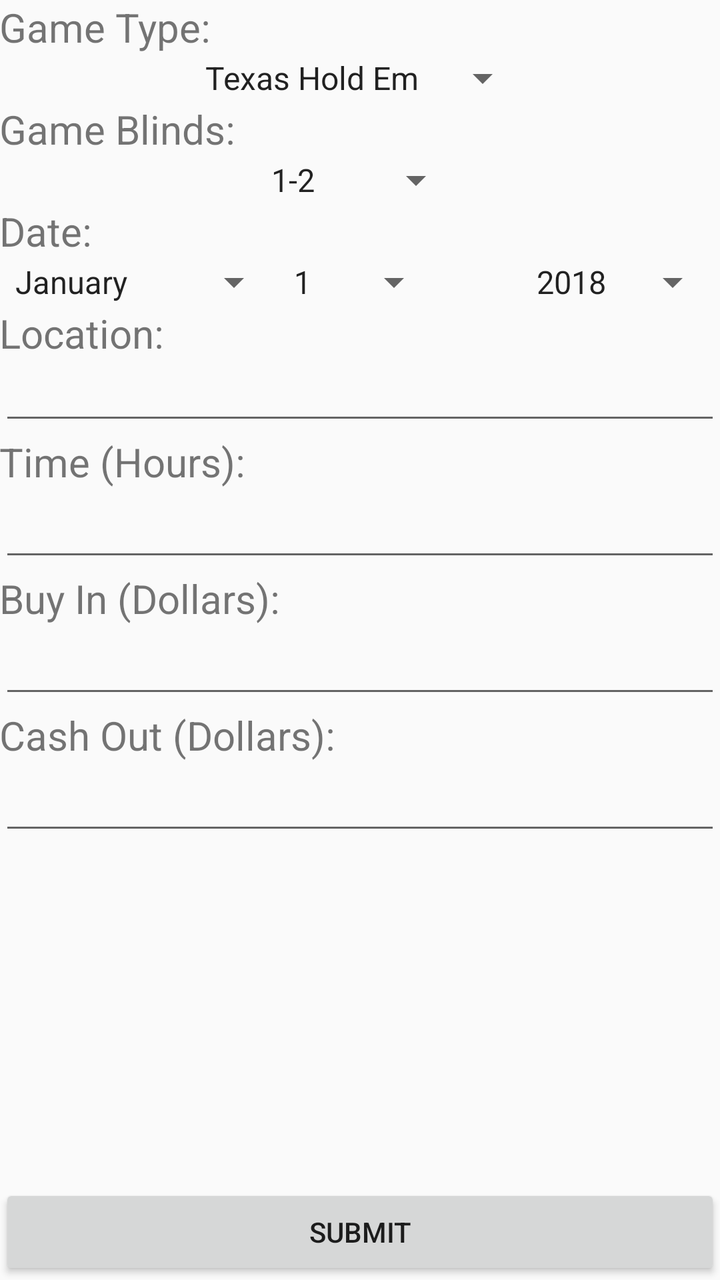
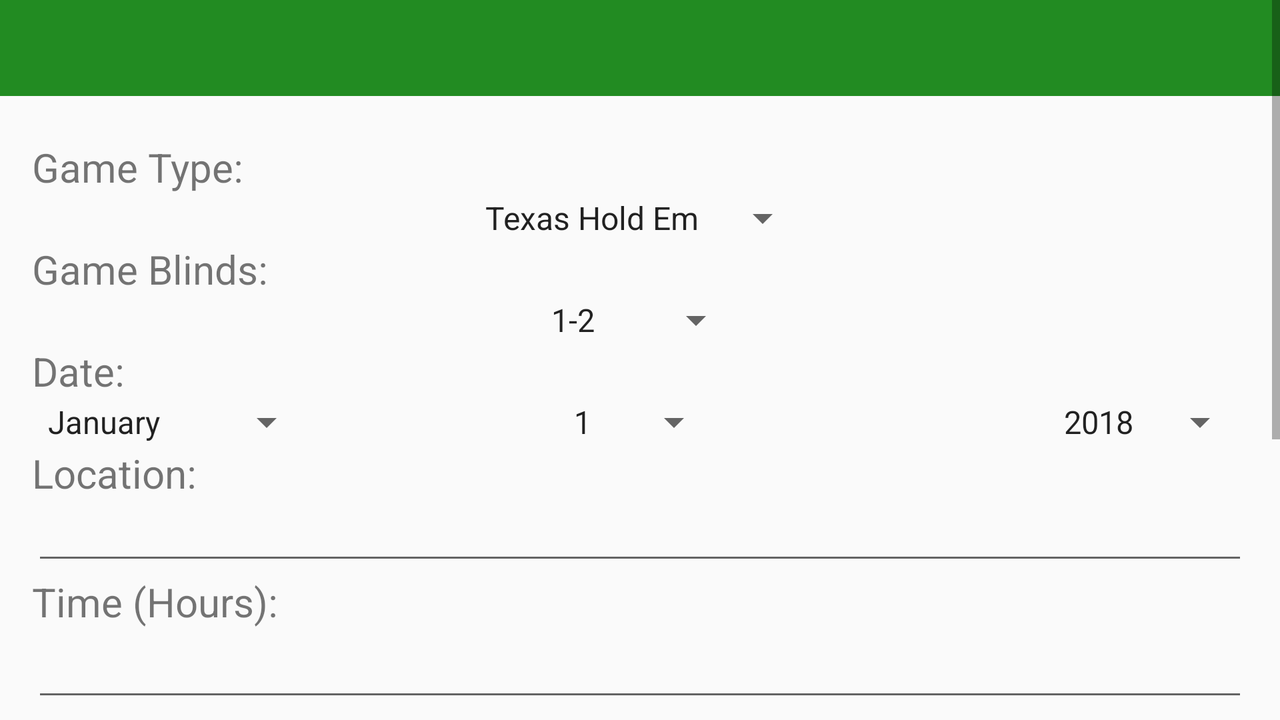

One screen, two layout resources from the same app: the default and the author's alternative for another configuration. Each is rendered where Android would select it; the XML of both is given below.
<!-- AndroidManifest.xml: application theme AppTheme -->
<!-- res/layout/activity_game_form.xml -->
<?xml version="1.0" encoding="utf-8"?>
<RelativeLayout xmlns:android="http://schemas.android.com/apk/res/android"
    xmlns:tools="http://schemas.android.com/tools"
    android:layout_width="match_parent"
    android:layout_height="match_parent"
    android:paddingBottom="@dimen/activity_vertical_margin"
    android:paddingLeft="@dimen/activity_horizontal_margin"
    android:paddingRight="@dimen/activity_horizontal_margin"
    android:paddingTop="@dimen/activity_vertical_margin"
    tools:context=".GameFormActivity">

    // Display "Game Type:"
    <TextView
        android:layout_width="wrap_content"
        android:layout_height="wrap_content"
        android:text="Game Type:"
        android:id="@+id/textGameType"
        android:layout_alignParentTop="true"
    android:layout_alignParentStart="true"
    android:textSize="20dp" />

    // Display GameType Spinner Under textGameType With Entries Listed in game_types in strings.xml

    <Spinner
        android:id="@+id/spinnerGameType"
        android:layout_width="wrap_content"
        android:layout_height="wrap_content"
        android:layout_below="@+id/textGameType"
        android:layout_centerHorizontal="true"
        android:entries="@array/game_types"
        android:spinnerMode="dialog" />

    // Display "Game Blinds:" Under spinnerGameType
    <TextView
        android:layout_width="wrap_content"
        android:layout_height="wrap_content"
        android:text="Game Blinds:"
        android:id="@+id/textGameBlinds"
        android:layout_below="@+id/spinnerGameType"
        android:layout_alignParentStart="true"
        android:layout_alignParentEnd="true"
        android:textSize="20dp" />

    // Display GameBlinds Spinner Under textGameBlinds With Entries Listed in game_blinds in strings.xml
    <Spinner
        android:layout_width="wrap_content"
        android:layout_height="wrap_content"
        android:id="@+id/spinnerGameBlinds"
        android:layout_below="@+id/textGameBlinds"
        android:layout_centerHorizontal="true"
        android:entries="@array/game_blinds"
        android:spinnerMode="dropdown" />

    // Display "Date:" Under spinnerGameBlinds
    <TextView
        android:layout_width="wrap_content"
        android:layout_height="wrap_content"
        android:text="Date:"
        android:id="@+id/textDate"
        android:layout_below="@+id/spinnerGameBlinds"
        android:layout_alignParentStart="true"
        android:textSize="20dp" />

    // Display Month Spinner Under textDate With Entries Listed in months in strings.xml
    <Spinner
        android:layout_width="wrap_content"
        android:layout_height="wrap_content"
        android:id="@+id/spinnerGameMonth"
        android:layout_below="@+id/textDate"
        android:layout_centerHorizontal="true"
        android:entries="@array/months"
        android:spinnerMode="dropdown"
        android:layout_alignParentLeft="true" />

    // Display Day Spinner Under textDate With Entries Listed in days in strings.xml
    <Spinner
        android:layout_width="wrap_content"
        android:layout_height="wrap_content"
        android:id="@+id/spinnerGameDay"
        android:layout_below="@+id/textDate"
        android:layout_centerHorizontal="true"
        android:entries="@array/days"
        android:spinnerMode="dropdown" />

    // Display Year Spinner Under textDate With Entries Listed in years in strings.xml
    <Spinner
        android:layout_width="wrap_content"
        android:layout_height="wrap_content"
        android:id="@+id/spinnerGameYear"
        android:layout_below="@+id/textDate"
        android:layout_centerHorizontal="true"
        android:entries="@array/years"
        android:spinnerMode="dropdown"
        android:layout_alignParentRight="true" />

    // Display "Location:" Under spinnerGameMonth
    <TextView
        android:layout_width="wrap_content"
        android:layout_height="wrap_content"
        android:text="Location:"
        android:id="@+id/textLocation"
        android:textSize="20dp"
        android:layout_below="@+id/spinnerGameMonth"
        android:layout_alignParentStart="true" />

    // Display Form for Location Under textLocation

    <EditText
        android:id="@+id/editLocation"
        android:layout_width="wrap_content"
        android:layout_height="wrap_content"
        android:layout_alignParentEnd="true"
        android:layout_alignParentStart="true"
        android:layout_below="@+id/textLocation"
        android:inputType="text"
        android:textSize="15dp" />

    // Display "Time (Hours):" Under editLocation
    <TextView
        android:layout_width="wrap_content"
        android:layout_height="wrap_content"
        android:text="Time (Hours):"
        android:id="@+id/textTime"
        android:layout_below="@+id/editLocation"
        android:layout_alignParentStart="true"
        android:textSize="20dp" />

    // Display Form for Duration: Under textTime

    <EditText
        android:id="@+id/editTime"
        android:layout_width="wrap_content"
        android:layout_height="wrap_content"
        android:layout_alignParentEnd="true"
        android:layout_alignParentStart="true"
        android:layout_below="@+id/textTime"
        android:ems="10"
        android:inputType="number|numberDecimal" />

    // Display "Buy In (Dollars):" Under editTime
    <TextView
        android:layout_width="wrap_content"
        android:layout_height="wrap_content"
        android:text="Buy In (Dollars):"
        android:id="@+id/textBuyIn"
        android:layout_below="@+id/editTime"
        android:layout_alignParentStart="true"
        android:textSize="20dp" />

    // Display Form for Buy In Under textBuyIn

    <EditText
        android:id="@+id/editBuyIn"
        android:layout_width="wrap_content"
        android:layout_height="wrap_content"
        android:layout_alignEnd="@+id/editTime"
        android:layout_alignParentStart="true"
        android:layout_below="@+id/textBuyIn"
        android:ems="10"
        android:inputType="number|numberDecimal" />

    // Display "Cash Out (Dollars):" Under editBuyIn
    <TextView
        android:layout_width="wrap_content"
        android:layout_height="wrap_content"
        android:text="Cash Out (Dollars):"
        android:id="@+id/textGameCashOut"
        android:layout_below="@+id/editBuyIn"
        android:layout_alignParentStart="true"
        android:textSize="20dp" />

    // Display Form for Cash Out Under textGameCashOut

    <EditText
        android:id="@+id/editCashOut"
        android:layout_width="wrap_content"
        android:layout_height="wrap_content"
        android:layout_alignEnd="@+id/editBuyIn"
        android:layout_alignParentStart="true"
        android:layout_below="@+id/textGameCashOut"
        android:ems="10"
        android:inputType="number|numberDecimal" />

    // Submit Button

    <Button
        android:id="@+id/buttonSubmitGame"
        android:layout_width="wrap_content"
        android:layout_height="wrap_content"
        android:layout_alignEnd="@+id/spinnerGameYear"
        android:layout_alignParentBottom="true"
        android:layout_alignParentStart="true"
        android:onClick="onClickGameButton"
        android:text="Submit" />
</RelativeLayout>
<!-- resources referenced by this layout -->
<resources>
  <string-array name="days">
          <item>1</item>
          <item>2</item>
          <item>3</item>
          <item>4</item>
          <item>5</item>
          <item>6</item>
          <item>7</item>
          <item>8</item>
          <item>9</item>
          <item>10</item>
          <item>11</item>
          <item>12</item>
          <item>13</item>
          <item>14</item>
          <item>15</item>
          <item>16</item>
          <item>17</item>
          <item>18</item>
          <item>19</item>
          <item>20</item>
          <item>21</item>
          <item>22</item>
          <item>23</item>
          <item>24</item>
          <item>25</item>
          <item>26</item>
          <item>27</item>
          <item>28</item>
          <item>29</item>
          <item>30</item>
          <item>31</item>
      </string-array>
  
      // Years Menu
  <string-array name="game_blinds">
          <item>1-2</item>
          <item>1-1-2</item>
          <item>1-1-3</item>
          <item>2-5</item>
          <item>3-5</item>
          <item>5-10</item>
          <item>10-20</item>
      </string-array>
  
      // Deposit or Withdraw Menu
  <string-array name="game_types">
          <item>Texas Hold Em</item>
          <item>Omaha</item>
          <item>7-Card Stud</item>
          <item>5-Card Draw</item>
          <item>Chicago</item>
      </string-array>
  
      // Game Blinds Menu
  <string-array name="months">
          <item>January</item>
          <item>February</item>
          <item>March</item>
          <item>April</item>
          <item>May</item>
          <item>June</item>
          <item>July</item>
          <item>August</item>
          <item>September</item>
          <item>October</item>
          <item>November</item>
          <item>December</item>
      </string-array>
  
      // Days Menu
  <string-array name="years">
          <item>2018</item>
          <item>2019</item>
          <item>2020</item>
          <item>2021</item>
          <item>2022</item>
          <item>2023</item>
          <item>2024</item>
          <item>2025</item>
          <item>2026</item>
          <item>2027</item>
          <item>2028</item>
          <item>2029</item>
          <item>2030</item>
      </string-array>
  <style name="AppTheme" parent="Theme.AppCompat.Light.DarkActionBar">
          // Customize Theme
          <item name="colorPrimary">@color/colorPrimary</item> // Title and Tabs
          <item name="colorPrimaryDark">@color/colorPrimaryDark</item> // Top Border
          <item name="colorAccent">@color/colorAccent</item> // Underline Precursor
          <item name="windowActionBar">false</item>
          <item name="windowNoTitle">true</item>
      </style>
  <color name="colorPrimary">#228B22</color> // Green
  <color name="colorPrimaryDark">#008000</color> // Forest Green
  <color name="colorAccent">#000000</color> // Black
  
      // Single Colors
</resources>
<!-- res/layout-land/activity_game_form.xml (the author's variant of the layout above) -->
<!-- drawn on the phone turned sideways -->
<?xml version="1.0" encoding="utf-8"?>
<ScrollView xmlns:android="http://schemas.android.com/apk/res/android"
    android:layout_width="fill_parent"
    android:layout_height="fill_parent" >

    <RelativeLayout
        xmlns:tools="http://schemas.android.com/tools"
        android:layout_width="match_parent"
        android:layout_height="match_parent"
        xmlns:app="http://schemas.android.com/apk/res-auto"
        android:paddingBottom="@dimen/activity_vertical_margin"
        tools:context=".GameFormActivity">

        // Toolbar Detailing
        <android.support.design.widget.AppBarLayout
            android:theme="@style/ThemeOverlay.AppCompat.Dark.ActionBar"
            android:layout_width="match_parent"
            android:layout_height="wrap_content">

            // Set Up Toolbar
            <android.support.v7.widget.Toolbar
                android:id="@+id/toolbar"
                app:popupTheme="@style/ThemeOverlay.AppCompat.Light"
                app:layout_scrollFlags="scroll|enterAlways"
                android:background="?attr/colorPrimary"
                android:layout_width="match_parent"
                android:layout_height="?attr/actionBarSize"/>
        </android.support.design.widget.AppBarLayout>

        // Display "Game Type:"
        <TextView
            android:id="@+id/textGameType"
            android:text="Game Type:"
            android:textSize="20dp"
            android:layout_alignParentStart="true"
            android:layout_alignParentTop="true"
            android:layout_width="wrap_content"
            android:layout_height="wrap_content"
            android:layout_marginTop="70dp"
            android:layout_marginEnd="16dp"
            android:layout_marginStart="16dp"/>

        // Display GameType Spinner Under textGameType With Entries Listed in game_types in strings.xml
        <Spinner
            android:id="@+id/spinnerGameType"
            android:entries="@array/game_types"
            android:spinnerMode="dropdown"
            android:layout_below="@+id/textGameType"
            android:layout_centerHorizontal="true"
            android:layout_width="wrap_content"
            android:layout_height="wrap_content"
            android:layout_marginEnd="16dp"
            android:layout_marginStart="16dp"/>

        // Display "Game Blinds:" Under spinnerGameType
        <TextView
            android:id="@+id/textGameBlinds"
            android:text="Game Blinds:"
            android:textSize="20dp"
            android:layout_below="@+id/spinnerGameType"
            android:layout_alignParentStart="true"
            android:layout_alignParentEnd="true"
            android:layout_width="wrap_content"
            android:layout_height="wrap_content"
            android:layout_marginEnd="16dp"
            android:layout_marginStart="16dp"/>

        // Display GameBlinds Spinner Under textGameBlinds With Entries Listed in game_blinds in strings.xml
        <Spinner
            android:id="@+id/spinnerGameBlinds"
            android:entries="@array/game_blinds"
            android:spinnerMode="dropdown"
            android:layout_below="@+id/textGameBlinds"
            android:layout_centerHorizontal="true"
            android:layout_width="wrap_content"
            android:layout_height="wrap_content"
            android:layout_marginEnd="16dp"
            android:layout_marginStart="16dp"/>

        // Display "Date:" Under spinnerGameBlinds
        <TextView
            android:layout_width="wrap_content"
            android:layout_height="wrap_content"
            android:text="Date:"
            android:id="@+id/textDate"
            android:layout_below="@+id/spinnerGameBlinds"
            android:layout_alignParentStart="true"
            android:textSize="20dp"
            android:layout_marginEnd="16dp"
            android:layout_marginStart="16dp"/>

        // Display Month Spinner Under textDate With Entries Listed in months in strings.xml
        <Spinner
            android:id="@+id/spinnerGameMonth"
            android:entries="@array/months"
            android:spinnerMode="dropdown"
            android:layout_below="@+id/textDate"
            android:layout_alignParentLeft="true"
            android:layout_centerHorizontal="true"
            android:layout_width="wrap_content"
            android:layout_height="wrap_content"
            android:layout_marginEnd="16dp"
            android:layout_marginStart="16dp"/>

        // Display Day Spinner Under textDate With Entries Listed in days in strings.xml
        <Spinner
            android:id="@+id/spinnerGameDay"
            android:entries="@array/days"
            android:spinnerMode="dropdown"
            android:layout_below="@+id/textDate"
            android:layout_centerHorizontal="true"
            android:layout_width="wrap_content"
            android:layout_height="wrap_content"
            android:layout_marginEnd="16dp"
            android:layout_marginStart="16dp"/>

        // Display Year Spinner Under textDate With Entries Listed in years in strings.xml
        <Spinner
            android:id="@+id/spinnerGameYear"
            android:entries="@array/years"
            android:spinnerMode="dropdown"
            android:layout_below="@+id/textDate"
            android:layout_alignParentRight="true"
            android:layout_centerHorizontal="true"
            android:layout_width="wrap_content"
            android:layout_height="wrap_content"
            android:layout_marginEnd="16dp"
            android:layout_marginStart="16dp"/>

        // Display "Location:" Under spinnerGameMonth
        <TextView
            android:id="@+id/textLocation"
            android:text="Location:"
            android:textSize="20dp"
            android:layout_below="@+id/spinnerGameMonth"
            android:layout_alignParentStart="true"
            android:layout_width="wrap_content"
            android:layout_height="wrap_content"
            android:layout_marginEnd="16dp"
            android:layout_marginStart="16dp"/>

        // Display Form for Location Under textLocation

        <EditText
            android:id="@+id/editLocation"
            android:inputType="text"
            android:textSize="15dp"
            android:layout_below="@+id/textLocation"
            android:layout_alignParentStart="true"
            android:layout_alignParentEnd="true"
            android:layout_width="wrap_content"
            android:layout_height="wrap_content"
            android:layout_marginEnd="16dp"
            android:layout_marginStart="16dp"/>

        // Display "Time (Hours):" Under editLocation
        <TextView
            android:id="@+id/textTime"
            android:text="Time (Hours):"
            android:textSize="20dp"
            android:layout_below="@+id/editLocation"
            android:layout_alignParentStart="true"
            android:layout_width="wrap_content"
            android:layout_height="wrap_content"
            android:layout_marginEnd="16dp"
            android:layout_marginStart="16dp"/>

        // Display Form for Duration: Under textTime
        <EditText
            android:id="@+id/editTime"
            android:inputType="number|numberDecimal"
            android:ems="10"
            android:layout_below="@+id/textTime"
            android:layout_alignParentStart="true"
            android:layout_alignParentEnd="true"
            android:layout_width="wrap_content"
            android:layout_height="wrap_content"
            android:layout_marginEnd="16dp"
            android:layout_marginStart="16dp"/>

        // Display "Buy In (Dollars):" Under editTime
        <TextView
            android:id="@+id/textBuyIn"
            android:text="Buy In (Dollars):"
            android:textSize="20dp"
            android:layout_below="@+id/editTime"
            android:layout_alignParentStart="true"
            android:layout_width="wrap_content"
            android:layout_height="wrap_content"
            android:layout_marginEnd="16dp"
            android:layout_marginStart="16dp"/>

        // Display Form for Buy In Under textBuyIn

        <EditText
            android:id="@+id/editBuyIn"
            android:inputType="number|numberDecimal"
            android:ems="10"
            android:layout_below="@+id/textBuyIn"
            android:layout_alignParentStart="true"
            android:layout_alignEnd="@+id/editTime"
            android:layout_width="wrap_content"
            android:layout_height="wrap_content"
            android:layout_marginEnd="16dp"
            android:layout_marginStart="16dp"/>

        // Display "Cash Out (Dollars):" Under editBuyIn
        <TextView
            android:id="@+id/textGameCashOut"
            android:text="Cash Out (Dollars):"
            android:textSize="20dp"
            android:layout_below="@+id/editBuyIn"
            android:layout_alignParentStart="true"
            android:layout_width="wrap_content"
            android:layout_height="wrap_content"
            android:layout_marginEnd="16dp"
            android:layout_marginStart="16dp"/>

        // Display Form for Cash Out Under textGameCashOut
        <EditText
            android:id="@+id/editCashOut"
            android:inputType="number|numberDecimal"
            android:ems="10"
            android:layout_below="@+id/textGameCashOut"
            android:layout_alignParentStart="true"
            android:layout_alignEnd="@+id/editBuyIn"
            android:layout_width="wrap_content"
            android:layout_height="wrap_content"
            android:layout_marginBottom="50dp"
            android:layout_marginEnd="16dp"
            android:layout_marginStart="16dp"/>

        // Submit Button at Bottom of Page
        <Button
            android:text="Submit"
            android:id="@+id/buttonSubmitGame"
            android:onClick="onClickGameButton"
            android:layout_below="@+id/editCashOut"
            android:layout_alignParentStart="true"
            android:layout_alignParentBottom="true"
            android:layout_alignParentEnd="true"
            android:layout_width="wrap_content"
            android:layout_height="wrap_content"
            android:layout_marginEnd="16dp"
            android:layout_marginStart="16dp"/>

    </RelativeLayout>
</ScrollView>
